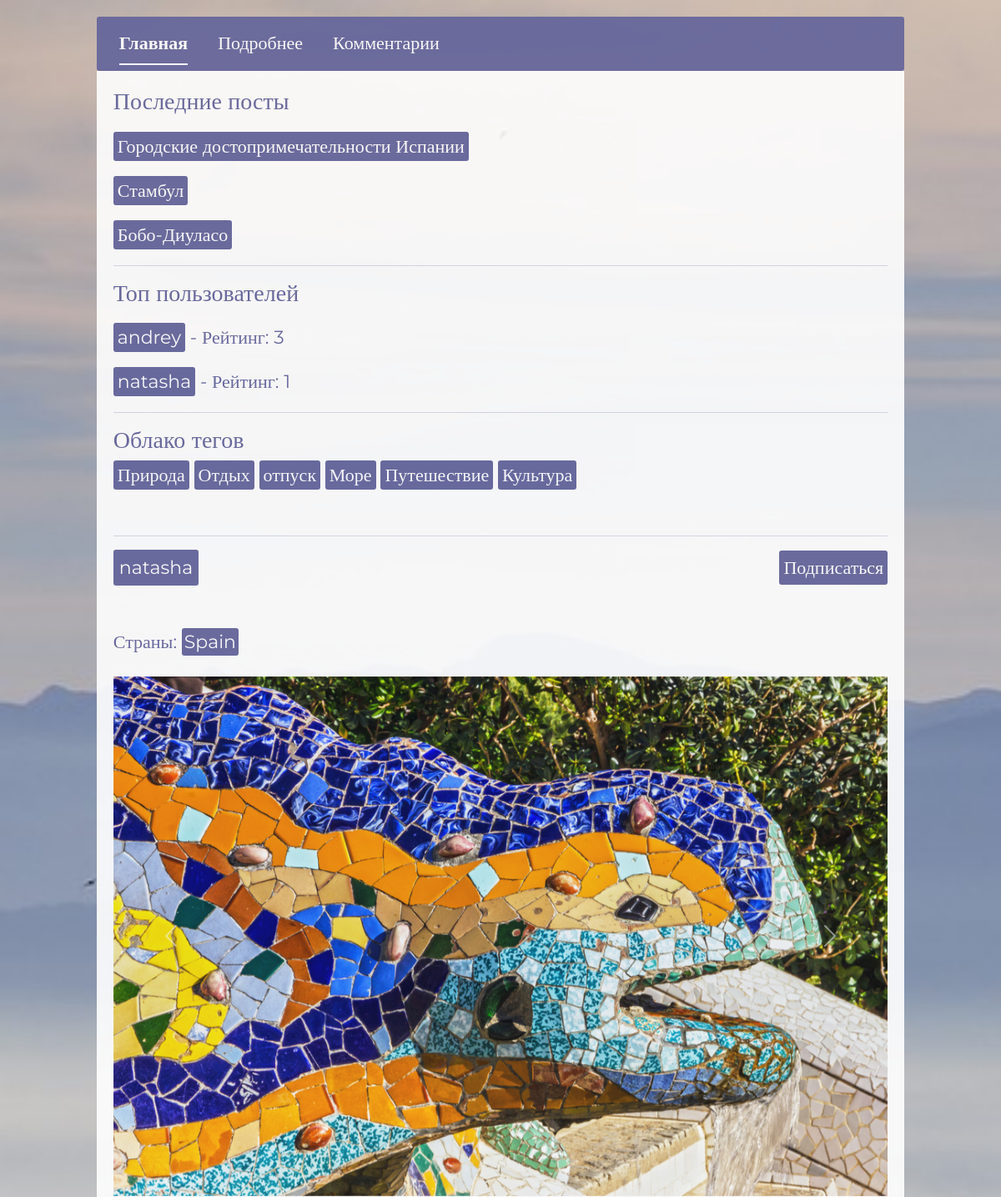
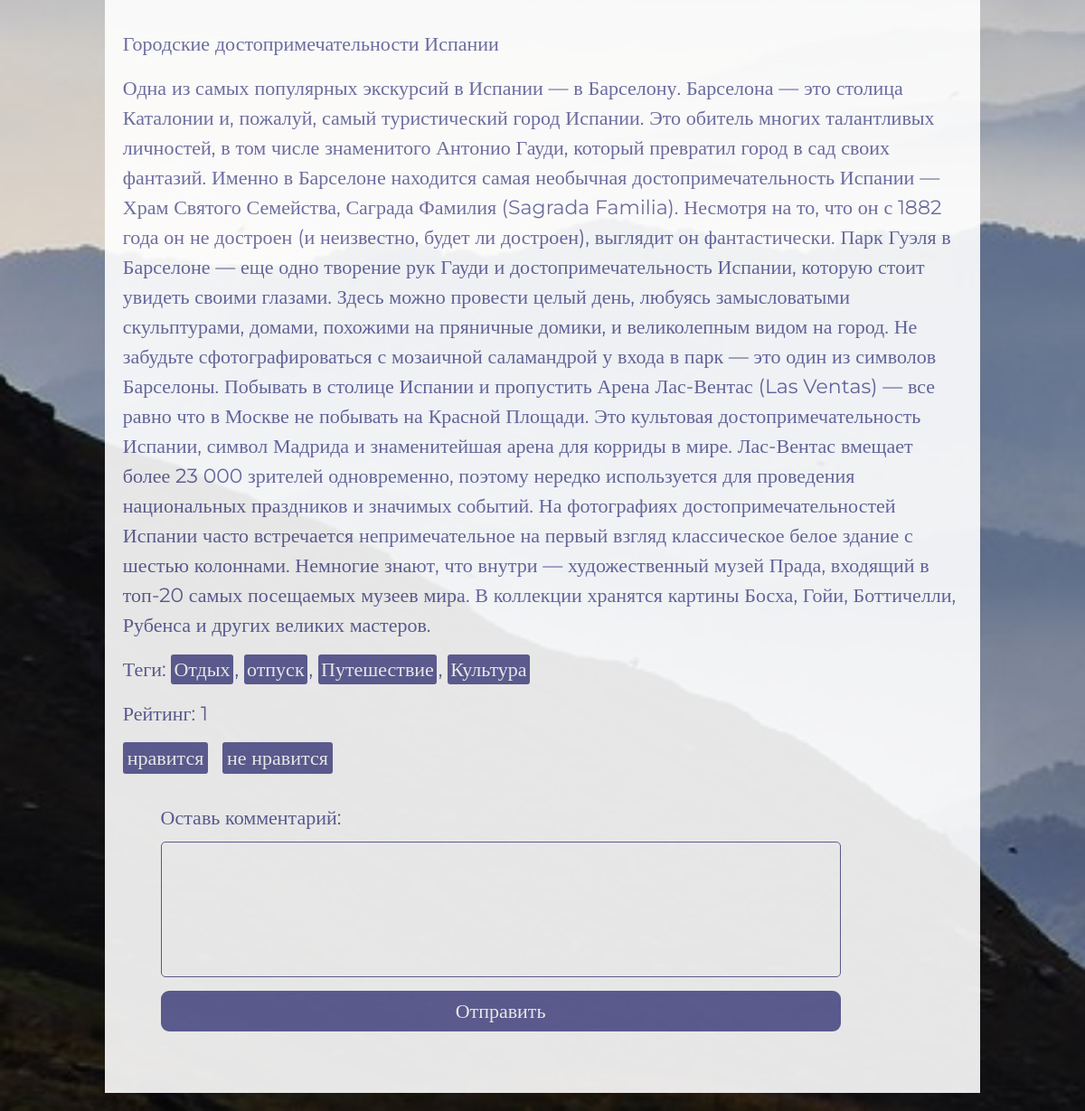
The page /post/7/ (signed in) on the database as committed earlier (2 pictures, top to bottom).
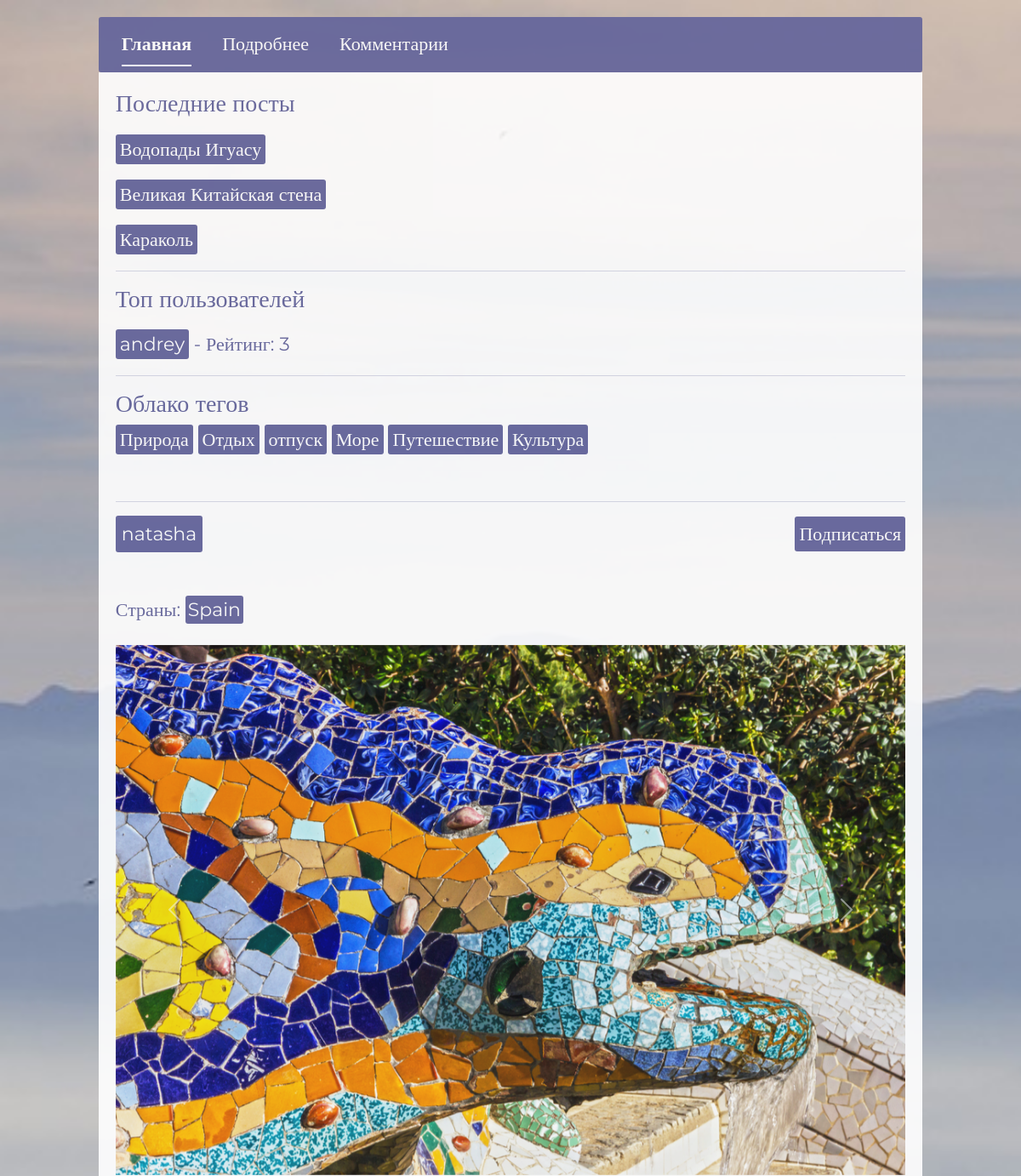
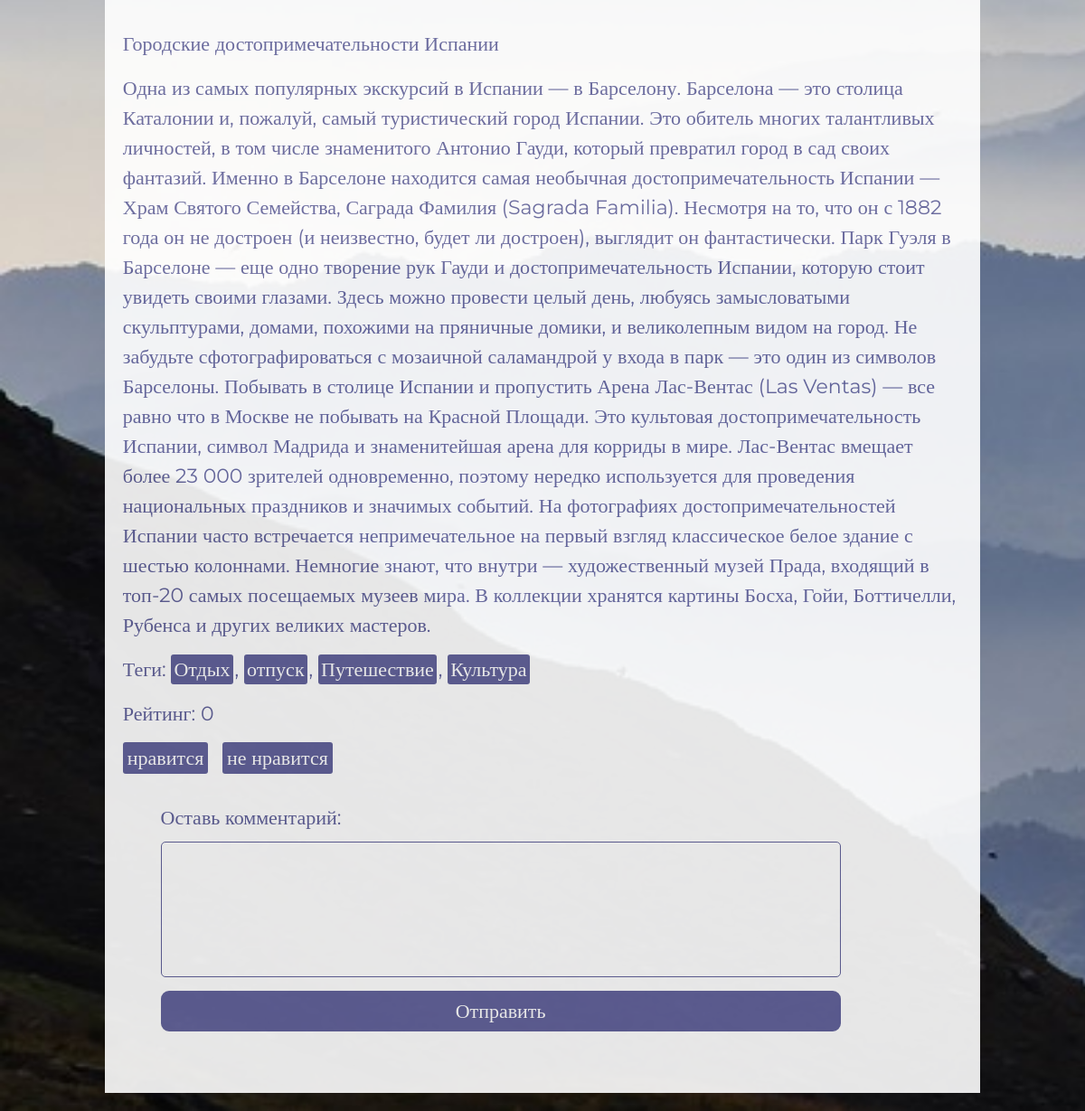
The same page on the database as committed later (2 pictures, top to bottom).
### user/models.py (models this page shows, shortened)
class Post(models.Model):
    create_date = models.DateTimeField(auto_now_add=True)
    author = models.ForeignKey(User, on_delete=models.CASCADE,  verbose_name='Автор', blank=False, null=True, related_name='posts')
    countries = models.ManyToManyField(Country, blank=False, verbose_name="Страны")
    subject = models.CharField(max_length=255, blank=False, null=True, verbose_name='Тема')
    body = models.TextField(validators=[MinLengthValidator(3)], blank=False, null=True, verbose_name='Тело поста')
    photos = models.ManyToManyField(Photo, blank=True, verbose_name='Фотографии')
    tags = models.ManyToManyField(Tag, blank=True, verbose_name='Теги')
    rating = models.IntegerField(default=0, verbose_name='Рейтинг')
    last_lifted_at = models.DateTimeField(null=True, blank=True, verbose_name='Последнее время поднятия')
    class Meta:
        verbose_name = 'Пост'
        verbose_name_plural = 'Посты'

class Profile(models.Model):
    user = models.OneToOneField(User, on_delete=models.CASCADE, verbose_name='Пользователь')
    countries_interest = models.ManyToManyField(Country, blank=True, verbose_name="Интересующие страны")
    post_count = models.IntegerField(default=0, verbose_name='Количество постов')
    followers = models.ManyToManyField(User, related_name='following', blank=True, verbose_name='Подписчики')
    followers_count = models.IntegerField(default=0, verbose_name='Количество подписчиков')
    is_create = models.BooleanField(default=True, verbose_name='Создавать посты')
    is_blocked = models.BooleanField(default=False, verbose_name='Заблокирован')
    class Meta:
        verbose_name = 'Профиль'
        verbose_name_plural = 'Профили'

class Tag(models.Model):
    name = models.CharField(max_length=50, verbose_name='Тег')
    class Meta:
        verbose_name = 'Тег'
        verbose_name_plural = 'Теги'

class Photo(models.Model):
    image = models.ImageField(upload_to='post_photos/', validators=[validate_image_size], verbose_name='Фото')
    class Meta:
        verbose_name = 'Фото'
        verbose_name_plural = 'Фотки'

### country/models.py (models this page shows, shortened)
class Country(models.Model):
    name = models.CharField(max_length=255, verbose_name='Название страны')
    top_level_domain = models.CharField(max_length=255, blank=True, verbose_name='Топ-уровневый домен')
    alpha2_code = models.CharField(max_length=255, blank=True, verbose_name='Двухбуквенный код страны')
    alpha3_code = models.CharField(max_length=255, blank=True, verbose_name='Трехбуквенный код страны')
    calling_code = models.CharField(max_length=255, blank=True, verbose_name='Телефонный код')
    capital = models.CharField(max_length=255, blank=True, verbose_name='Столица')
    alt_spellings = models.TextField(blank=True, verbose_name='Альтернативные написания')
    region = models.CharField(max_length=255, blank=True, verbose_name='Регион')
    class Meta:
        verbose_name = 'Страна'
        verbose_name_plural = 'Страны'

### user/views.py (the view)
# urls.py: path('post/<int:pk>/', views.post_detail_view, name='post_detail'),
@login_required
def post_detail_view(request, pk):
    cache_key_profile = f"profile_{request.user.id}"
    profile = cache.get(cache_key_profile)
    if not profile:
        profile = Profile.objects.get(user=request.user)
        cache.set(cache_key_profile, profile, timeout=60*5)
    blocked_response = check_user_blocked(profile)
    if blocked_response:
        return blocked_response
    form = CommentForm()
    cache_key_post = f"post_{pk}"
    post = cache.get(cache_key_post)
    if not post:
        post = get_object_or_404(Post, id=pk)
        cache.set(cache_key_post, post, timeout=60*5)
    is_following = False
    if request.user.is_authenticated:
        cache_key_author_profile = f"profile_{post.author.id}"
        author_profile = cache.get(cache_key_author_profile)
        if not author_profile:
            author_profile = get_object_or_404(Profile, user=post.author)
            cache.set(cache_key_author_profile, author_profile, timeout=60*5)
        is_following = author_profile.followers.filter(id=request.user.id).exists()
    context = {
        'form': form,
        'post': post,
        'is_following': is_following,
        'active_link': 'post_detail',
    }
    return render(request, 'user/post_detail.html', context)

### user/forms.py
class CommentForm(forms.ModelForm):
    body = forms.CharField(
        label='Тело поста',
        widget=forms.Textarea(attrs={'rows': 1, 'cols': 20}),
        required=True,
        validators=[MinLengthValidator(3)]
    )
    class Meta:
        model = Comment
        fields = ['body']

### user/context_processors.py (called while the page is built)
def global_context(request):
    latest_posts = Post.objects.order_by('-create_date')[:3]
    tag_cloud = Tag.objects.all()
    top_users = Profile.objects.annotate(
        posts_count=Count('user__posts'),
        total_rating=Sum('user__posts__rating')
    ).filter(total_rating__gt=0).order_by('-total_rating')[:5]
    return {
        'latest_posts': latest_posts,
        'tag_cloud': tag_cloud,
        'top_users': top_users,
    }

### user/permissions.py (called while the page is built)
def check_user_blocked(profile):
    if profile.is_blocked:
        return HttpResponse("Ваш аккаунт заблокирован. Вы не можете создавать посты.", status=403)
    return None

### templates/user/post_detail.html (shortened to what the changed rows need)
{% extends 'base.html' %}
{% block extra_css %}
    {% load static %}
    <link rel="stylesheet" href="{% static 'css/post_detail.css' %}">
{% endblock %}
{% block content %}
    <div id="wrapper">
        <div id="lenta">
            {% include 'commom_info.html' %}
        </div>
        {% if active_link == 'post_detail' %}
            <div id="lenta">
                <hr>
                <div id="author">
                    <a href="{% url 'profile_detail' post.author.id %}">{{post.author }}</a>
                    <div>
                        {% if request.user.is_authenticated %}
                            {% if request.user != post.author %}
                                {% if post.is_following %}
                                    <form action="{% url 'toggle_subscription' post.author.id %}" method="POST">
                                        {% csrf_token %}
                                        <button type="submit" id="subscription-bth">Отписаться</button>
                                    </form>
                                {% else %}
                                    <form action="{% url 'toggle_subscription' post.author.id %}" method="POST">
                                        <button type="submit" id="subscription-bth">Подписаться</button>
                                    </form>
                                {% endif %}
                            {% endif %}
                        {% endif %}
                    </div>
                </div>
                <br>
                <div id="country">
                    {% if post.countries.exists %}
                        <p>Страны:
                            {% for country in post.countries.all %}
                            <a href="{% url 'country_detail' country.id %}">{{ country.name }}</a>{% if not forloop.last %} {% endif %}
                            {% endfor %}
                        </p>
                    {% else %}
                        <p>Страны не указаны</p>
                    {% endif %}
                </div>
                <div id="post_{{ post.id }}" class="carousel slide" data-bs-ride="carousel">
                    <div class="carousel-inner">
                        {% if post.photos.exists %}
                            {% for photo in post.photos.all %}
                                <div class="carousel-item {% if forloop.first %}active{% endif %}">
                                    <img src="{{ photo.image.url }}" class="d-block w-100" alt="photo">
                                </div>
                            {% endfor %}
                        {% else %}
                            <div class="carousel-item active">
                                <img src="" class="d-block w-100" alt="Нет фотографий">
                            </div>
                        {% endif %}
                    </div>
                    <button class="carousel-control-prev" type="button" data-bs-target="#post_{{ post.id }}" data-bs-slide="prev">
                        <span class="carousel-control-prev-icon" aria-hidden="true"></span>
                    </button>
                    <button class="carousel-control-next" type="button" data-bs-target="#post_{{ post.id }}" data-bs-slide="next">
                        <span class="carousel-control-next-icon" aria-hidden="true"></span>
                    </button>
                </div>
                <br>
                <div id="subject">
                    <p>
                        {{post.subject }}
                    </p>
                </div>
                <div id="info-text">
                    <p>
                        {{post.body }}
                    </p>
                </div>
                <div id="teg">
                    {% if post.countries.exists %}
                        <p>Теги:
                            {% for tag in post.tags.all %}
                            <a href="{% url 'posts_by_tag' tag.id %}">{{ tag.name }}</a>{% if not forloop.last %}, {% endif %}
                            {% endfor %}
                        </p>
                    {% else %}
                        <p>Теги не указаны</p>
                    {% endif %}
                </div>
                <div id="rating-{{ post.id }}">
                    <p>Рейтинг: <span class="rating-value">{{ post.rating }}</span></p>
                    {% if request.user.is_authenticated %}
                        {% if post.author != request.user %}
                            <div class="rating-buttons">
                                <a href="#" class="increase-rating" data-post-id="{{ post.id }}">нравится</a>
                                <a href="#" class="decrease-rating" data-post-id="{{ post.id }}">не нравится</a>
                            </div>
                        {% endif %}
                    {% endif %}
                </div>
                {% if request.user.is_authenticated %}
                    <br>
                    <div id="add_comment">
                        <form method="post" action="{% url 'add_comment' post.id %}">
                            <div id="input-group">
                                <label for="{{ form.body.id_for_label }}">Оставь комментарий:</label>
                                    {{ form.body }}
                            </div>
                            <div id="form-button">
                                <button type="submit">Отправить</button>
                            </div>
                        </form>
                    </div>
                {% endif %}
                <br>
            </div>
        {% endif %}
    </div>
{% endblock %}

### templates/commom_info.html
<div id="top-info">
    <h3>Последние посты</h3>
    {% for post in latest_posts %}
        <div id="link_posts">
            <a href="{% url 'post_detail' post.id %}">{{post.subject}}</a>
        </div>
    {% endfor %}
    <hr>
    <h3>Топ пользователей</h3>
    {% for user in top_users %}
        <div id="link_users">
            <a href="{% url 'profile_detail' user.user.id %}">{{user.user.username}}</a> - Рейтинг: {{ user.total_rating }}
        </div>
    {% endfor %}
    <hr>
    <h3>Облако тегов</h3>
    {% for tag in tag_cloud %}
        <div id="tags">
            <a href="{% url 'posts_by_tag' tag.id %}">{{tag.name}}</a>
        </div>
    {% endfor %}
</div>

Rows that differ between the two databases and show on the page:
no longer on this page (row edited): Post: subject "Стамбул"
no longer on this page (row edited): Post: subject "Бобо-Диуласо"
no longer on this page (row unchanged): Profile: user.username "natasha", total_rating "1"
no longer on one of the page's lists (row edited): Post: subject "Городские достопримечательности Испании"
added Post: subject "Водопады Игуасу"
added Post: subject "Великая Китайская стена"
added Post: subject "Караколь"
changed Post "Городские достопримечательности Испании": rating "1" → "0"
